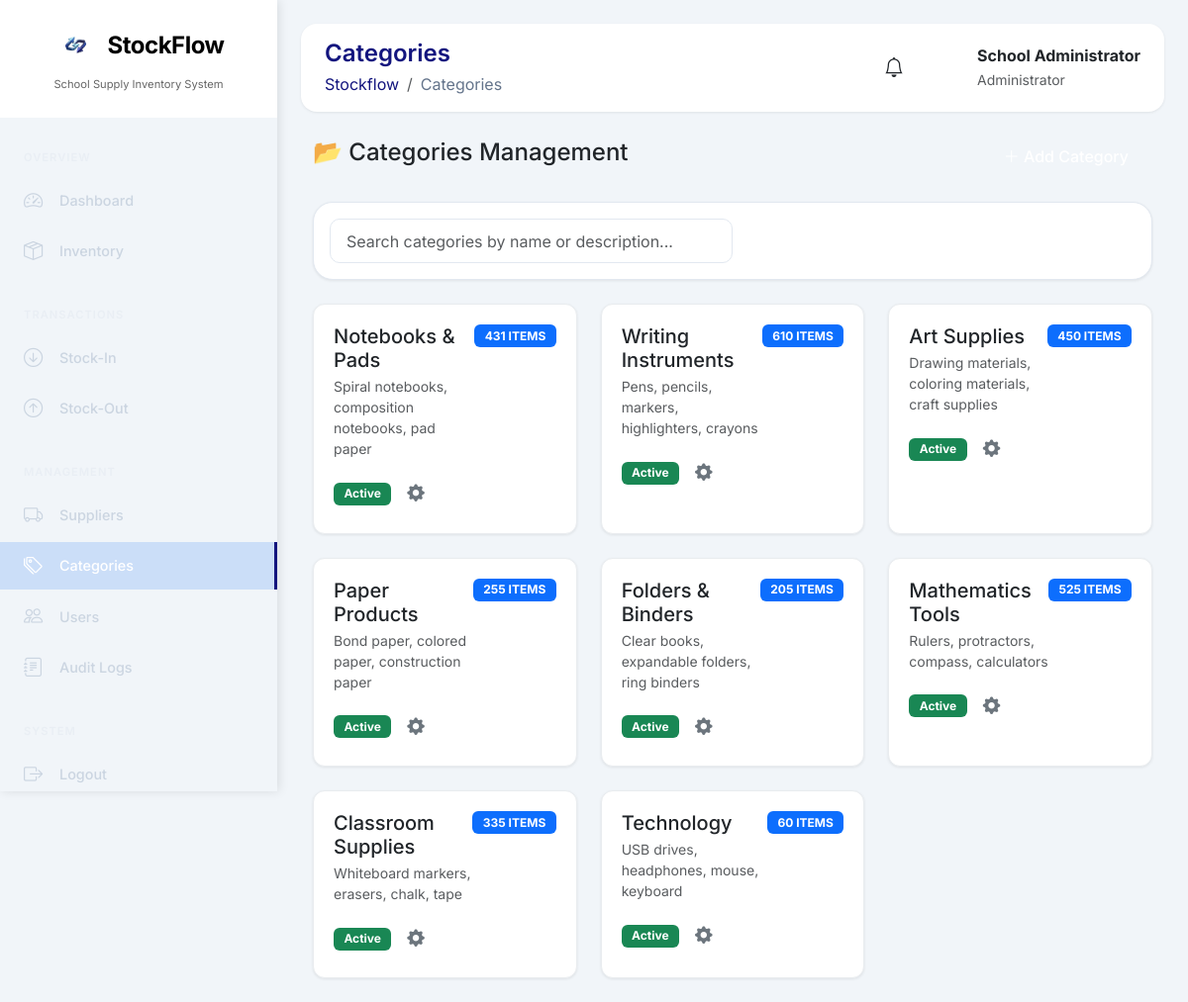
Before: /index.php?page=categories (signed in) with the older database file.
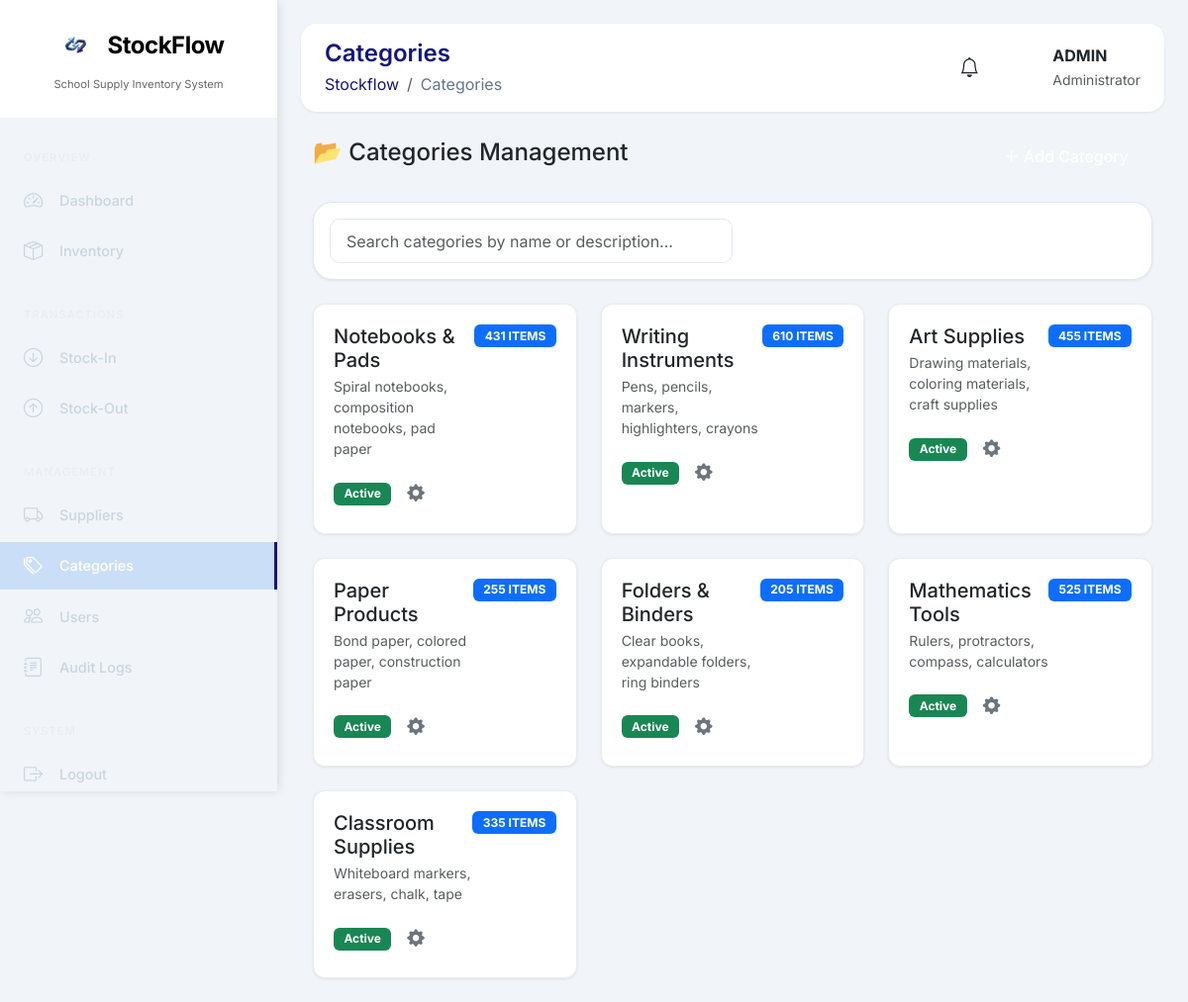
After: the same page with the newer database file.
### tables this page shows
CREATE TABLE `categories` (
  `id` int(11) NOT NULL,
  `name` varchar(100) NOT NULL,
  `description` text DEFAULT NULL,
  `is_active` tinyint(1) DEFAULT 1,
  `created_at` timestamp NOT NULL DEFAULT current_timestamp()
);

### backend/database.php (called while the page is built, shortened)
<?php
function escape($string) {
    return htmlspecialchars($string, ENT_QUOTES, 'UTF-8');
}
?>

### frontend/categories.php (the view, shortened to what the changed rows need)
<?php
$stmt = $pdo->query("SELECT c.*, COALESCE(SUM(s.quantity), 0) as total_items
                     FROM categories c
                     LEFT JOIN school_supplies s ON c.id = s.category_id
                     GROUP BY c.id
                     ORDER BY c.created_at DESC");
$categories = $stmt->fetchAll();
?>
<div class="container-fluid">
    <div class="row g-4" id="categoriesContainer">
        <?php if (empty($categories)): ?>
            <div class="col-12">
                <div class="alert alert-info text-center">No categories found. Click "Add Category" to create one.</div>
            </div>
        <?php else: ?>
            <?php foreach ($categories as $category): ?>
            <div class="col-md-6 col-lg-4 category-card" data-category-name="<?php echo strtolower(escape($category['name'])); ?>" data-category-desc="<?php echo strtolower(escape($category['description'])); ?>">
                <div class="stat-card">
                    <div class="d-flex justify-content-between align-items-start mb-3">
                        <div>
                            <h5 class="mb-1"><?php echo escape($category['name']); ?></h5>
                            <p class="text-muted small mb-0"><?php echo escape($category['description']) ?: 'No description'; ?></p>
                        </div>
                        <span class="badge bg-primary"><?php echo number_format($category['total_items']); ?> ITEMS</span>
                    </div>
                    <div class="d-flex justify-content-between align-items-center">
                        <div class="d-flex align-items-center gap-2">
                            <span class="badge <?php echo $category['is_active'] ? 'bg-success' : 'bg-danger'; ?>">
                                <?php echo $category['is_active'] ? 'Active' : 'Inactive'; ?>
                            </span>
                            <button class="btn btn-sm btn-icon edit-category"
                                    data-id="<?php echo $category['id']; ?>"
                                    data-name="<?php echo escape($category['name']); ?>"
                                    data-desc="<?php echo escape($category['description']); ?>"
                                    data-status="<?php echo $category['is_active']; ?>"
                                    data-bs-toggle="modal"
                                    data-bs-target="#editCategoryModal"
                                    title="Manage Category">
                                <i class="bi bi-gear-fill"></i>
                            </button>
                        </div>
                    </div>
                </div>
            </div>
            <?php endforeach; ?>
        <?php endif; ?>
    </div>
</div>

### frontend/includes/header.php (shortened to what the changed rows need)
<!DOCTYPE html>
<html lang="en">
<head>
    <link href="https://cdn.jsdelivr.net/npm/bootstrap@5.3.0/dist/css/bootstrap.min.css" rel="stylesheet">
    <link href="https://cdn.jsdelivr.net/npm/bootstrap-icons@1.11.0/font/bootstrap-icons.css" rel="stylesheet">
    <link href="/STOCKFLOW-CASE-STUDY/frontend/assets/css/style.css" rel="stylesheet">
</head>
<body>
    <div class="main-content">
        <div class="top-navbar">
            <div class="user-info">
                <div>
                    <strong><?php echo htmlspecialchars($_SESSION['name'] ?? 'User'); ?></strong><br>
                    <small class="text-muted"><?php echo htmlspecialchars($_SESSION['role'] ?? 'Viewer'); ?></small>
                </div>
            </div>
        </div>
        <div id="page-content" class="fade-in">

Changed rows visible on the page:
removed categories: name "Technology", description "USB drives, headphones, mouse, keyboard", total_items "60", is_active "Active"
computed for categories "Art Supplies": total_items "450" → "455"
Other visible differences:
$_SESSION['name']: "School Administrator" → "ADMIN"
